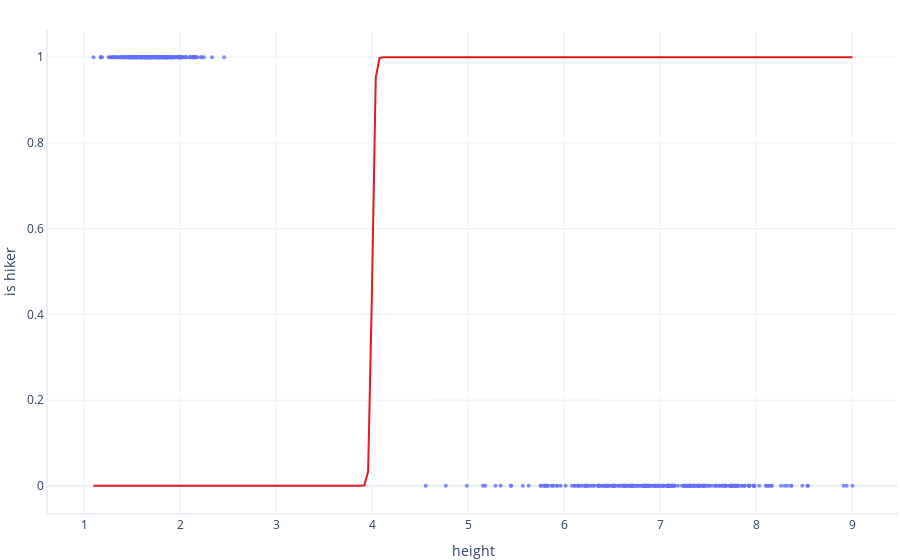

The notebook cell saved with this chart:
### Code cell
# Create a fake model that gets every single answer incorrect
class VeryBadModel:
    def predict(self, x):
        # This model thinks that all people are over 4m tall 
        # and all trees are shorter
        return 1 / (1 + numpy.exp(-80*(x - 4)))

model = VeryBadModel()

# Plot the model
graphing.scatter_2D(test, trendline=model.predict)
